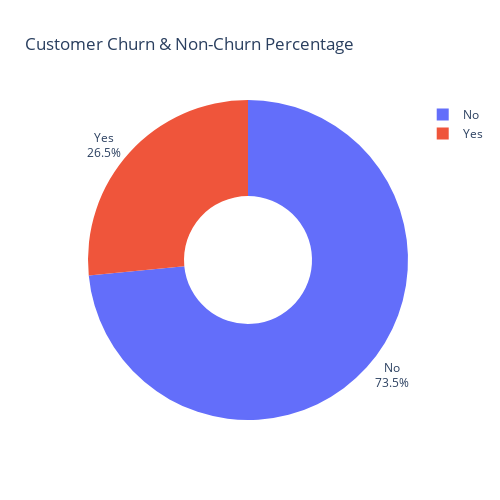

Here is the notebook cell this chart was saved with:
### Code cell
fig11 = px.pie(buat_pie,values='Churn',names='index',title='Customer Churn & Non-Churn Percentage',hole=.4,height=500,width=500)
fig11.update_traces(textposition='outside', textinfo='percent+label')
fig11.show()

### Figure 1 — Plotly figure (JSON) as saved in the notebook; plotly's stock layout.template omitted (floating-point values rounded to 4 significant figures)
{"data": [{"domain": {"x": [0, 1], "y": [0, 1]}, "hole": 0.4, "hovertemplate": "index=%{label}<br>Churn=%{value}<extra></extra>", "labels": ["No", "Yes"], "legendgroup": "", "name": "", "showlegend": true, "textinfo": "percent+label", "textposition": "outside", "type": "pie", "values": [5174, 1869]}], "layout": {"height": 500, "legend": {"tracegroupgap": 0}, "title": {"text": "Customer Churn & Non-Churn Percentage"}, "width": 500}}
